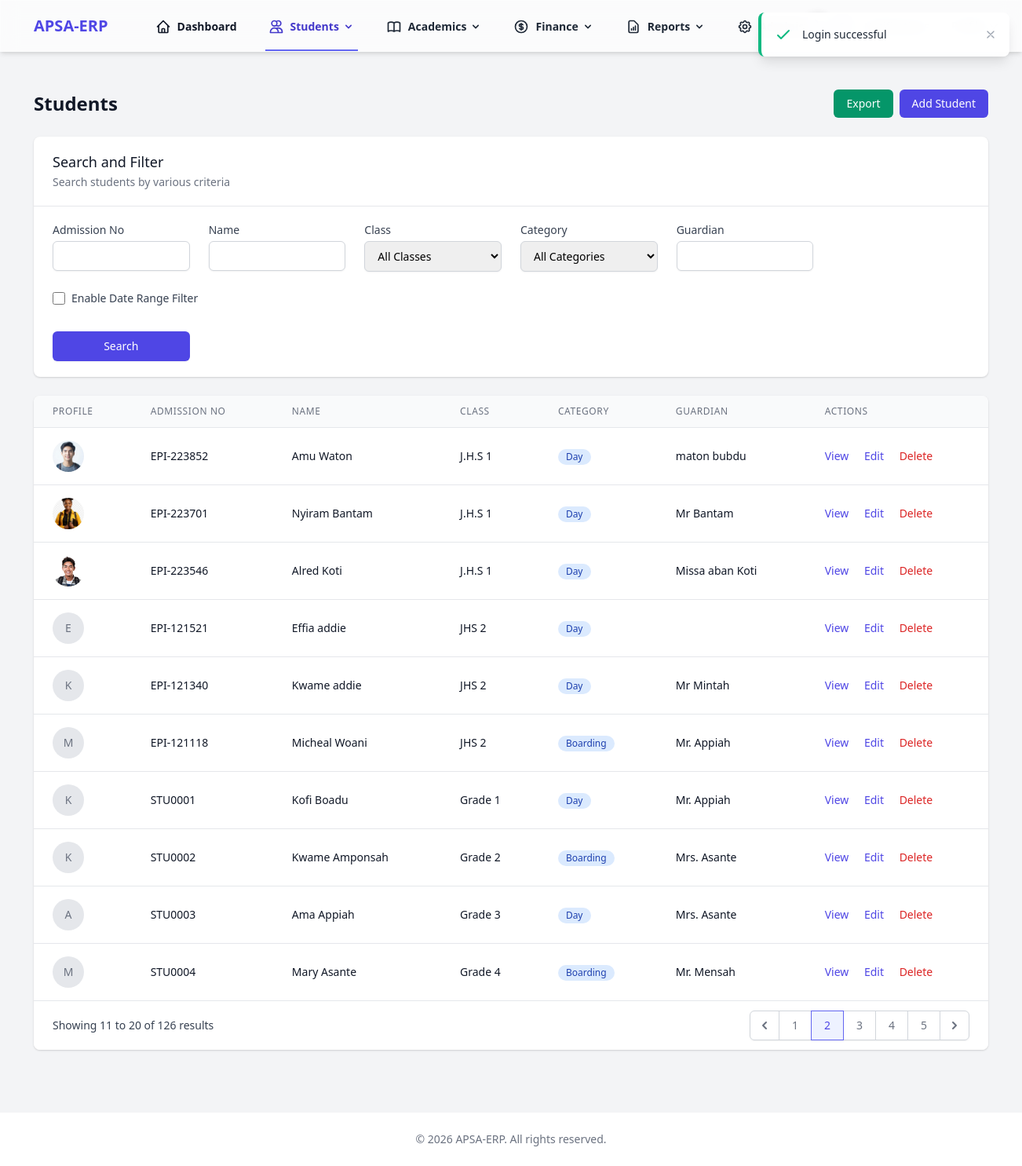
Screenshot of /students?page=2& (signed in) with the database file from the repository.
### tables this page shows
CREATE TABLE `students` (
  `id` int NOT NULL AUTO_INCREMENT,
  `user_id` int DEFAULT NULL,
  `admission_no` varchar(20) NOT NULL,
  `first_name` varchar(50) NOT NULL,
  `last_name` varchar(50) NOT NULL,
  `dob` date DEFAULT NULL,
  `gender` enum('male','female','other') DEFAULT NULL,
  `class_id` int DEFAULT NULL,
  `guardian_name` varchar(100) DEFAULT NULL,
  `guardian_phone` varchar(20) DEFAULT NULL,
  `address` text,
  `medical_info` text,
  `created_at` timestamp NULL DEFAULT CURRENT_TIMESTAMP,
  `updated_at` timestamp NULL DEFAULT CURRENT_TIMESTAMP ON UPDATE CURRENT_TIMESTAMP,
  `profile_picture` varchar(255) DEFAULT NULL,
  `admission_date` date DEFAULT NULL,
  `academic_year_id` int DEFAULT NULL,
  `student_category` enum('regular_day','regular_boarding','international') NOT NULL DEFAULT 'regular_day',
  `student_category_details` text,
  PRIMARY KEY (`id`),
  UNIQUE KEY `admission_no` (`admission_no`),
  KEY `user_id` (`user_id`),
  KEY `fk_students_academic_year` (`academic_year_id`)
);

CREATE TABLE `classes` (
  `id` int NOT NULL AUTO_INCREMENT,
  `name` varchar(50) NOT NULL,
  `level` varchar(50) DEFAULT NULL,
  `created_at` timestamp NULL DEFAULT CURRENT_TIMESTAMP,
  `updated_at` timestamp NULL DEFAULT CURRENT_TIMESTAMP ON UPDATE CURRENT_TIMESTAMP,
  `capacity` int DEFAULT '30',
  PRIMARY KEY (`id`)
);

### resources/views/students/index.php (the view, shortened to what the rows shown need)
<?php
$studentCategoryLabels = [
    'regular_day' => 'Day',
    'regular_boarding' => 'Boarding',
    'international' => 'Intl'
];
?>
<div class="max-w-7xl mx-auto py-6 sm:px-6 lg:px-8">
    <div class="px-4 py-6 sm:px-0">
        <div class="flex justify-between items-center mb-6">
            <h1 class="text-2xl font-semibold text-gray-900">Students</h1>
        </div>
        <div class="bg-white shadow overflow-hidden sm:rounded-lg">
            <div class="overflow-x-auto">
                <table class="min-w-full divide-y divide-gray-200">
                    <thead class="bg-gray-50">
                        <tr>
                            <th scope="col" class="px-6 py-3 text-left text-xs font-medium text-gray-500 uppercase tracking-wider">
                                Profile
                            </th>
                            <th scope="col" class="px-6 py-3 text-left text-xs font-medium text-gray-500 uppercase tracking-wider">
                                Admission No
                            </th>
                            <th scope="col" class="px-6 py-3 text-left text-xs font-medium text-gray-500 uppercase tracking-wider">
                                Name
                            </th>
                            <th scope="col" class="px-6 py-3 text-left text-xs font-medium text-gray-500 uppercase tracking-wider">
                                Class
                            </th>
                            <th scope="col" class="px-6 py-3 text-left text-xs font-medium text-gray-500 uppercase tracking-wider">
                                Category
                            </th>
                            <th scope="col" class="px-6 py-3 text-left text-xs font-medium text-gray-500 uppercase tracking-wider">
                                Guardian
                            </th>
                            <th scope="col" class="px-6 py-3 text-left text-xs font-medium text-gray-500 uppercase tracking-wider">
                                Actions
                            </th>
                        </tr>
                    </thead>
                    <tbody class="bg-white divide-y divide-gray-200">
                        <?php if (empty($students)): ?>
                            <tr>
                                <td colspan="7" class="px-6 py-4 text-center text-sm text-gray-500">
                                    No students found.
                                </td>
                            </tr>
                        <?php else: ?>
                            <?php foreach ($students as $student): ?>
                                <tr>
                                    <td class="px-6 py-4 whitespace-nowrap text-sm text-gray-900">
                                        <?php if (!empty($student['profile_picture'])): ?>
                                            <img src="/storage/uploads/<?= htmlspecialchars($student['profile_picture']) ?>" alt="Profile Picture" class="h-10 w-10 object-cover rounded-full" onerror="this.src='/images/default-profile.png';">
                                        <?php else: ?>
                                            <div class="h-10 w-10 rounded-full bg-gray-200 flex items-center justify-center">
                                                <span class="text-gray-500 text-sm"><?= substr($student['first_name'], 0, 1) ?></span>
                                            </div>
                                        <?php endif; ?>
                                    </td>
                                    <td class="px-6 py-4 whitespace-nowrap text-sm text-gray-900">
                                        <?= htmlspecialchars($student['admission_no']) ?>
                                    </td>
                                    <td class="px-6 py-4 whitespace-nowrap text-sm text-gray-900">
                                        <?= htmlspecialchars($student['first_name'] . ' ' . $student['last_name']) ?>
                                    </td>
                                    <td class="px-6 py-4 whitespace-nowrap text-sm text-gray-900">
                                        <?= htmlspecialchars($student['class_name'] ?? 'N/A') ?>
                                    </td>
                                    <td class="px-6 py-4 whitespace-nowrap text-sm text-gray-900">
                                        <span class="inline-flex items-center px-2.5 py-0.5 rounded-full text-xs font-medium bg-blue-100 text-blue-800">
                                            <?= htmlspecialchars($studentCategoryLabels[$student['student_category'] ?? 'regular_day']) ?>
                                        </span>
                                    </td>
                                    <td class="px-6 py-4 whitespace-nowrap text-sm text-gray-900">
                                        <?= htmlspecialchars($student['guardian_name'] ?? 'N/A') ?>
                                    </td>
                                    <td class="px-6 py-4 whitespace-nowrap text-sm font-medium">
                                        <a href="/students/<?= $student['id'] ?>" class="text-indigo-600 hover:text-indigo-900">View</a>
                                        <a href="/students/<?= $student['id'] ?>/edit" class="ml-4 text-indigo-600 hover:text-indigo-900">Edit</a>
                                        <a href="/students/<?= $student['id'] ?>/delete" class="ml-4 text-red-600 hover:text-red-900"
                                           onclick="return confirm('Are you sure you want to delete this student? This action cannot be undone.')">
                                            Delete
                                        </a>
                                    </td>
                                </tr>
                            <?php endforeach; ?>
                        <?php endif; ?>
                    </tbody>
                </table>
            </div>
        </div>
    </div>
</div>
<?php
include RESOURCES_PATH . '/layouts/app.php';
?>

### rows the page displays
students: profile_picture (picture), admission_no "EPI-223852", first_name+last_name "Amu Waton", class.name "J.H.S 1", student_category "Day", guardian_name "maton bubdu"
students: profile_picture (picture), admission_no "EPI-223701", first_name+last_name "Nyiram Bantam", class.name "J.H.S 1", student_category "Day", guardian_name "Mr Bantam"
students: profile_picture (picture), admission_no "EPI-223546", first_name+last_name "Alred Koti", class.name "J.H.S 1", student_category "Day", guardian_name "Missa aban Koti"
students: first_name "E", admission_no "EPI-121521", first_name+last_name "Effia addie", class.name "JHS 2", student_category "Day"
students: first_name "K", admission_no "EPI-121340", first_name+last_name "Kwame addie", class.name "JHS 2", student_category "Day", guardian_name "Mr Mintah"
students: first_name "M", admission_no "EPI-121118", first_name+last_name "Micheal Woani", class.name "JHS 2", student_category "Boarding", guardian_name "Mr. Appiah"
students: first_name "K", admission_no "STU0001", first_name+last_name "Kofi Boadu", class.name "Grade 1", student_category "Day", guardian_name "Mr. Appiah"
students: first_name "K", admission_no "STU0002", first_name+last_name "Kwame Amponsah", class.name "Grade 2", student_category "Boarding", guardian_name "Mrs. Asante"
students: first_name "A", admission_no "STU0003", first_name+last_name "Ama Appiah", class.name "Grade 3", student_category "Day", guardian_name "Mrs. Asante"
students: first_name "M", admission_no "STU0004", first_name+last_name "Mary Asante", class.name "Grade 4", student_category "Boarding", guardian_name "Mr. Mensah"

### other values shown
APP_NAME "APSA-ERP"
$pagination['total_records'] "126"
